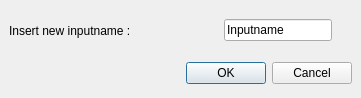
<?xml version="1.0" encoding="UTF-8"?>
<ui version="4.0">
 <class>inputname</class>
 <widget class="QDialog" name="inputname">
  <property name="geometry">
   <rect>
    <x>0</x>
    <y>0</y>
    <width>361</width>
    <height>98</height>
   </rect>
  </property>
  <property name="sizePolicy">
   <sizepolicy hsizetype="Preferred" vsizetype="Preferred">
    <horstretch>0</horstretch>
    <verstretch>0</verstretch>
   </sizepolicy>
  </property>
  <property name="minimumSize">
   <size>
    <width>361</width>
    <height>98</height>
   </size>
  </property>
  <property name="maximumSize">
   <size>
    <width>361</width>
    <height>98</height>
   </size>
  </property>
  <property name="windowTitle">
   <string>Inputname</string>
  </property>
  <property name="sizeGripEnabled">
   <bool>false</bool>
  </property>
  <layout class="QVBoxLayout">
   <property name="spacing">
    <number>6</number>
   </property>
   <property name="margin">
    <number>9</number>
   </property>
   <item>
    <layout class="QHBoxLayout">
     <property name="spacing">
      <number>6</number>
     </property>
     <property name="margin">
      <number>0</number>
     </property>
     <item>
      <widget class="QLabel" name="label">
       <property name="text">
        <string>Insert new inputname :</string>
       </property>
      </widget>
     </item>
     <item>
      <spacer>
       <property name="orientation">
        <enum>Qt::Horizontal</enum>
       </property>
       <property name="sizeHint" stdset="0">
        <size>
         <width>40</width>
         <height>20</height>
        </size>
       </property>
      </spacer>
     </item>
     <item>
      <widget class="QLineEdit" name="lineEditInput">
       <property name="toolTip">
        <string>For busses please input busname[7:0]</string>
       </property>
       <property name="text">
        <string>Inputname</string>
       </property>
      </widget>
     </item>
     <item>
      <spacer>
       <property name="orientation">
        <enum>Qt::Vertical</enum>
       </property>
       <property name="sizeHint" stdset="0">
        <size>
         <width>20</width>
         <height>16</height>
        </size>
       </property>
      </spacer>
     </item>
    </layout>
   </item>
   <item>
    <layout class="QHBoxLayout">
     <property name="spacing">
      <number>6</number>
     </property>
     <property name="margin">
      <number>0</number>
     </property>
     <item>
      <spacer>
       <property name="orientation">
        <enum>Qt::Horizontal</enum>
       </property>
       <property name="sizeHint" stdset="0">
        <size>
         <width>131</width>
         <height>31</height>
        </size>
       </property>
      </spacer>
     </item>
     <item>
      <widget class="QPushButton" name="okButton">
       <property name="text">
        <string>OK</string>
       </property>
      </widget>
     </item>
     <item>
      <widget class="QPushButton" name="cancelButton">
       <property name="text">
        <string>Cancel</string>
       </property>
      </widget>
     </item>
    </layout>
   </item>
  </layout>
 </widget>
 <resources/>
 <connections>
  <connection>
   <sender>okButton</sender>
   <signal>clicked()</signal>
   <receiver>inputname</receiver>
   <slot>accept()</slot>
   <hints>
    <hint type="sourcelabel">
     <x>278</x>
     <y>253</y>
    </hint>
    <hint type="destinationlabel">
     <x>96</x>
     <y>254</y>
    </hint>
   </hints>
  </connection>
  <connection>
   <sender>cancelButton</sender>
   <signal>clicked()</signal>
   <receiver>inputname</receiver>
   <slot>reject()</slot>
   <hints>
    <hint type="sourcelabel">
     <x>369</x>
     <y>253</y>
    </hint>
    <hint type="destinationlabel">
     <x>179</x>
     <y>282</y>
    </hint>
   </hints>
  </connection>
 </connections>
</ui>
